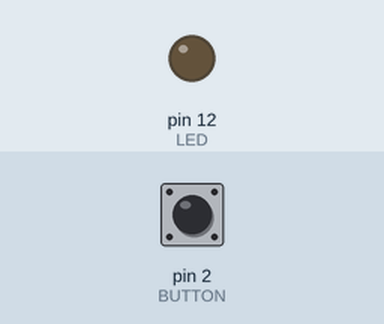
A sketch run on a simulated Arduino Uno, built with avr-gcc and run on an emulated ATmega328P. Shown: output pins drawn as LEDs (lit = HIGH). The inputs (shaded band) are chosen by the test bench; at power-on: pin 2 (BUTTON) LOW.

Above: at 1.2 s.
1.3 s: pin 2 (BUTTON) pulled HIGH for 0.15 s
At 1.37 s:
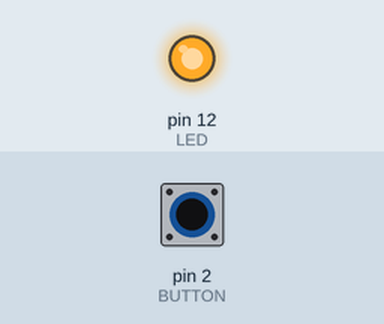
2.9 s: pin 2 (BUTTON) pulled HIGH for 3.2 s
At 6.4 s:
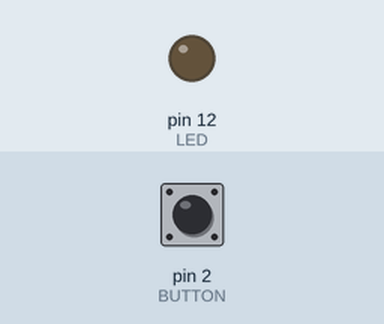
Timing chart, 0 to 7.9 s (numbered marks = the images above; inputs shaded):
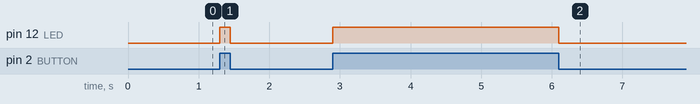

The sketch:

led.ino
```cpp
int LED = 12;
int BUTTON = 2;
void setup() {
  // put your setup code here, to run once:
  pinMode(LED,OUTPUT);
  pinMode(BUTTON,INPUT);

}

void loop() {
  // put your main code here, to run repeatedly:
  if(digitalRead(BUTTON) == HIGH)
  digitalWrite(LED,HIGH);
  else
  digitalWrite(LED,LOW);

}
```

Measured:
- after the input at 1.3 s, pin 12 (LED): LOW → HIGH at once, → LOW 0.15 s later
- after the input at 2.9 s, pin 12 (LED): LOW → HIGH at once, → LOW 3.2 s later
